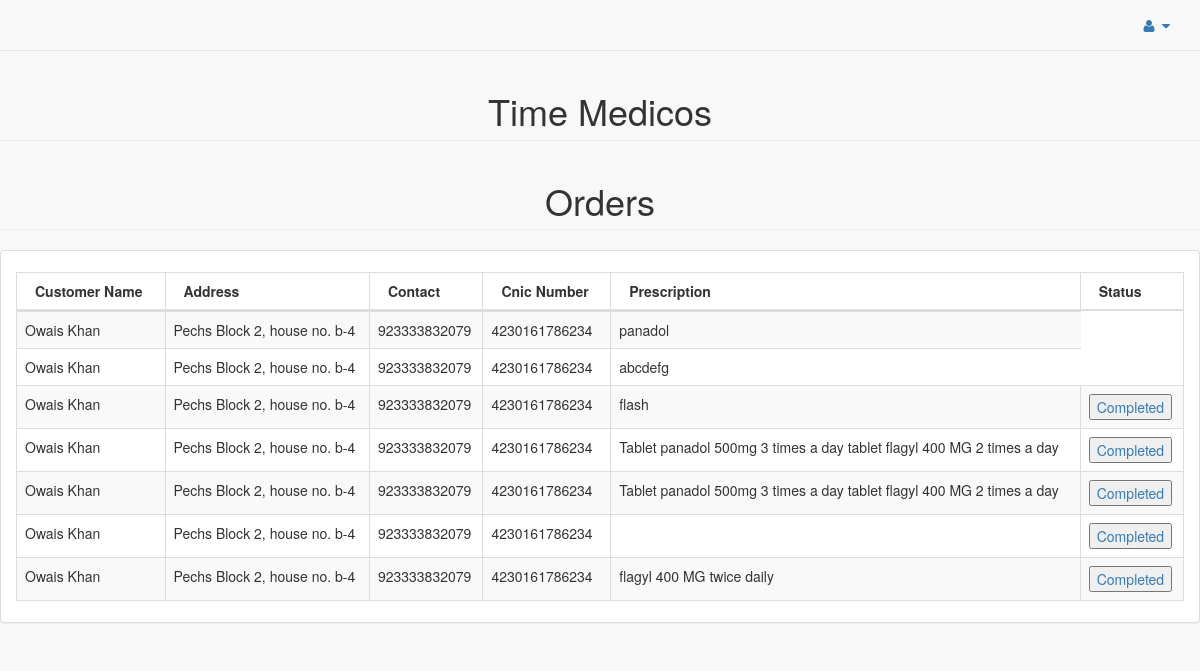
The page /pharmacy/order.php (signed in) on the database its author committed.
### tables this page shows
CREATE TABLE IF NOT EXISTS `prescription` (
  `PrescriptionId` int(6) NOT NULL,
  `DocId` int(6) DEFAULT NULL,
  `PatientId` int(6) DEFAULT NULL,
  `PharmacyId` int(6) DEFAULT NULL,
  `Medicines` varchar(100) DEFAULT NULL,
  `Time` varchar(25) DEFAULT NULL,
  `OrderStatus` varchar(25) DEFAULT NULL
);

CREATE TABLE IF NOT EXISTS `patient` (
  `PatientId` int(6) NOT NULL,
  `Name` varchar(50) NOT NULL,
  `Age` int(6) DEFAULT NULL,
  `Gender` varchar(50) DEFAULT NULL,
  `Mobile` bigint(11) NOT NULL,
  `Address` varchar(100) NOT NULL,
  `Cnic` bigint(13) NOT NULL,
  `Email` varchar(50) NOT NULL,
  `Delivery` varchar(200) DEFAULT NULL,
  `Password` varchar(50) NOT NULL,
  `Status` varchar(20) NOT NULL,
  `DeleteStatus` int(11) NOT NULL
);

### pharmacy/order.php (the view, shortened to what this page needs)
<!DOCTYPE html>
<html lang="en">
<?php
include('config.php');
$id = $_SESSION['id'];
$name = $_SESSION['name'];
?>
<head>
    <link href="bootstrap.min.css" rel="stylesheet">
    <link href="metisMenu.min.css" rel="stylesheet">
    <link href="dataTables.bootstrap.css" rel="stylesheet">
    <link href="dataTables.responsive.css" rel="stylesheet">
    <link href="sb-admin-2.css" rel="stylesheet">
    <link href="font-awesome.min.css" rel="stylesheet" type="text/css">
</head>
<body>
    <div id="wrapper">
        <nav class="navbar navbar-default navbar-static-top" role="navigation" style="margin-bottom: 0">
            <ul class="nav navbar-top-links navbar-right">
                <li class="dropdown">
                    <a class="dropdown-toggle" data-toggle="dropdown" href="#">
                        <i class="fa fa-user fa-fw"></i> <i class="fa fa-caret-down"></i>
                    </a>
                </li>
            </ul>
        </nav>
        <div>
            <div class="row">
			<center>
                <div class="col-lg-12">
				<h1 class="page-header"><?php echo $name; ?> </>
                    <h1 class="page-header">Orders</h1>
                </div>
				</center>
            </div>
            <div class="row">
                <div class="col-lg-12">
                    <div class="panel panel-default">
                        <div class="panel-body">
                            <table width="100%" class="table table-striped table-bordered table-hover" id="dataTables-example">
                                <thead>
                                    <tr>
                                        <th>Customer Name</th>
                                        <th>Address</th>
                                        <th>Contact</th>
                                        <th>Cnic Number</th>
                                        <th>Prescription</th>
                                        <th>Status</th>
                                    </tr>
                                </thead>
                                <tbody>
								<?php
								$query = "SELECT * FROM prescription pr INNER JOIN patient pa ON pa.PatientId = pr.PatientId WHERE PharmacyId =$id";
								$retval = mysqli_query($conn, $query);
								while($row2 = mysqli_fetch_array($retval)) {
									$pId = $row2['PrescriptionId'];
									$status = $row2['OrderStatus'];
								?>
								<tr class="odd gradeX">
                                        <td><?php echo $row2['Name'];?></td>
                                        <td><?php echo $row2['Address'];?></td>
                                        <td><?php echo $row2['Mobile'];?></td>
										<td><?php echo $row2['Cnic'];?></td>
                                        <td class="center"><?php echo $row2['Medicines'];?></td>
										<?php
										    if($row2['OrderStatus'] == "")
											{
										?>
                                        <td class="center"><button name="start"><a href= "status.php?pId=<?php print $pId;?>&status=<?php print $status?>">Start Process</a></button></td>
											<?php
											}else if($row2['OrderStatus'] == "InProcess")
											{?>
										<td class="center"><button name="inp"><a href= "status.php?pId=<?php print $pId;?>&status=<?php print $status?>">In Process</a></button></td>
											<?php }else if ($row2['OrderStatus'] == "Completed")
											{?>
										<td class="center"><button name="inp"><a href= "status.php?pId=<?php print $pId;?>&status=<?php print $status?>">Completed</a></button></td>
											<?php }?>
                                    </tr>
                                <?php }?>
                                </tbody>
                            </table>
                        </div>
                    </div>
                </div>
            </div>
        </div>
    </div>
</body>
</html>

### pharmacy/sb-admin-2.css (style rules this page uses)
body { background-color: #f8f8f8; }
#wrapper { width: 100%; }
.navbar-top-links { margin-right: 0; }
.navbar-top-links li { display: inline-block; }
.navbar-top-links li:last-child { margin-right: 15px; }
.navbar-top-links li a { padding: 15px; min-height: 50px; }

### rows shown on the page
prescription: PatientId.Name "Owais Khan", PatientId.Address "Pechs Block 2, house no. b-4", PatientId.Mobile "923333832079", PatientId.Cnic "4230161786234", Medicines "panadol"
prescription: PatientId.Name "Owais Khan", PatientId.Address "Pechs Block 2, house no. b-4", PatientId.Mobile "923333832079", PatientId.Cnic "4230161786234", Medicines "abcdefg"
prescription: PatientId.Name "Owais Khan", PatientId.Address "Pechs Block 2, house no. b-4", PatientId.Mobile "923333832079", PatientId.Cnic "4230161786234", Medicines "flash"
prescription: PatientId.Name "Owais Khan", PatientId.Address "Pechs Block 2, house no. b-4", PatientId.Mobile "923333832079", PatientId.Cnic "4230161786234", Medicines "Tablet panadol 500mg 3 times a day tablet flagyl 400 MG 2 times a day"
prescription: PatientId.Name "Owais Khan", PatientId.Address "Pechs Block 2, house no. b-4", PatientId.Mobile "923333832079", PatientId.Cnic "4230161786234", Medicines "Tablet panadol 500mg 3 times a day tablet flagyl 400 MG 2 times a day"
prescription: PatientId.Name "Owais Khan", PatientId.Address "Pechs Block 2, house no. b-4", PatientId.Mobile "923333832079", PatientId.Cnic "4230161786234"
prescription: PatientId.Name "Owais Khan", PatientId.Address "Pechs Block 2, house no. b-4", PatientId.Mobile "923333832079", PatientId.Cnic "4230161786234", Medicines "flagyl 400 MG twice daily"

### other values the page prints
$name "Time Medicos"
